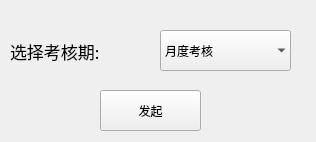
<?xml version="1.0" encoding="UTF-8"?>
<ui version="4.0">
 <class>PAType</class>
 <widget class="QWidget" name="PAType">
  <property name="geometry">
   <rect>
    <x>0</x>
    <y>0</y>
    <width>316</width>
    <height>142</height>
   </rect>
  </property>
  <property name="windowTitle">
   <string>PAType</string>
  </property>
  <widget class="QComboBox" name="comboBox">
   <property name="geometry">
    <rect>
     <x>160</x>
     <y>30</y>
     <width>131</width>
     <height>41</height>
    </rect>
   </property>
   <property name="font">
    <font>
     <family>微软雅黑</family>
    </font>
   </property>
   <property name="layoutDirection">
    <enum>Qt::LeftToRight</enum>
   </property>
   <property name="frame">
    <bool>false</bool>
   </property>
   <item>
    <property name="text">
     <string>月度考核</string>
    </property>
   </item>
   <item>
    <property name="text">
     <string>季度考核</string>
    </property>
   </item>
   <item>
    <property name="text">
     <string>半年度考核</string>
    </property>
   </item>
   <item>
    <property name="text">
     <string>年度考核</string>
    </property>
   </item>
  </widget>
  <widget class="QLabel" name="label">
   <property name="geometry">
    <rect>
     <x>10</x>
     <y>40</y>
     <width>131</width>
     <height>22</height>
    </rect>
   </property>
   <property name="font">
    <font>
     <family>宋体</family>
     <pointsize>13</pointsize>
    </font>
   </property>
   <property name="text">
    <string>选择考核期:</string>
   </property>
  </widget>
  <widget class="QPushButton" name="pushButton_alter_passwd">
   <property name="geometry">
    <rect>
     <x>100</x>
     <y>90</y>
     <width>101</width>
     <height>41</height>
    </rect>
   </property>
   <property name="text">
    <string>发起</string>
   </property>
  </widget>
 </widget>
 <layoutdefault spacing="6" margin="11"/>
 <resources/>
 <connections/>
</ui>
